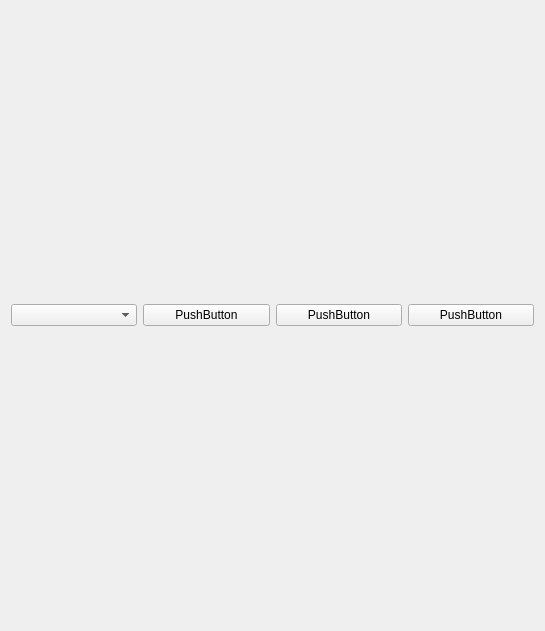
<?xml version="1.0" encoding="UTF-8"?>
<ui version="4.0">
 <class>Library</class>
 <widget class="QWidget" name="Library">
  <property name="geometry">
   <rect>
    <x>0</x>
    <y>0</y>
    <width>545</width>
    <height>631</height>
   </rect>
  </property>
  <property name="windowTitle">
   <string>Form</string>
  </property>
  <layout class="QVBoxLayout" name="verticalLayout">
   <item>
    <layout class="QHBoxLayout" name="horizontalLayout">
     <item>
      <widget class="QComboBox" name="comboBox"/>
     </item>
     <item>
      <widget class="QPushButton" name="pushButton_2">
       <property name="text">
        <string>PushButton</string>
       </property>
      </widget>
     </item>
     <item>
      <widget class="QPushButton" name="pushButton_3">
       <property name="text">
        <string>PushButton</string>
       </property>
      </widget>
     </item>
     <item>
      <widget class="QPushButton" name="pushButton_4">
       <property name="text">
        <string>PushButton</string>
       </property>
      </widget>
     </item>
    </layout>
   </item>
   <item>
    <layout class="QGridLayout" name="gridLayout"/>
   </item>
  </layout>
 </widget>
 <resources/>
 <connections/>
</ui>
